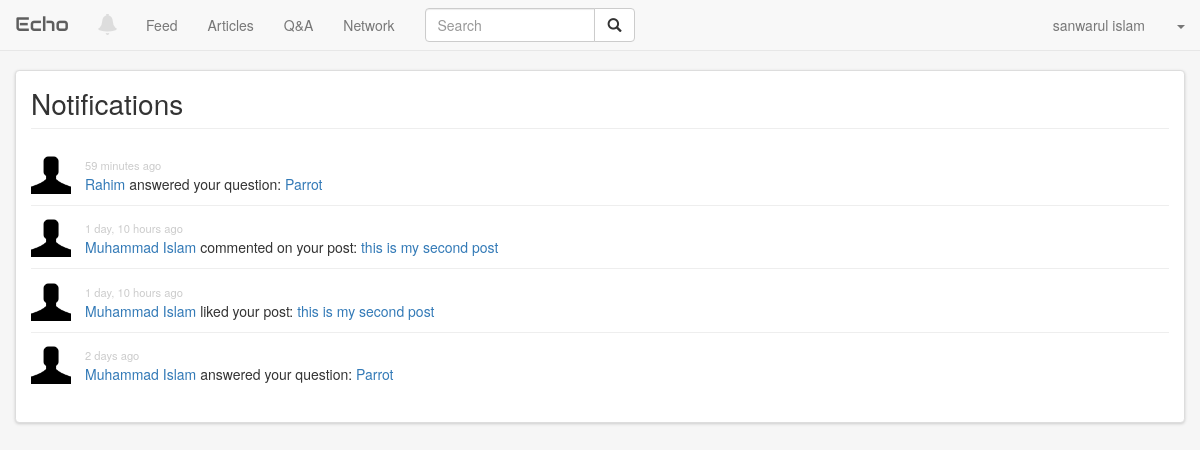
The app's page /notifications/ (signed in) with its own data.
### authentication/models.py (models this page shows, shortened)
class Profile(models.Model):
    user        = models.OneToOneField(User, on_delete=models.CASCADE)
    url         = models.CharField(max_length=50, null=True, blank=True)
    location    = models.CharField(max_length=50, null=True, blank=True)
    job_title   = models.CharField(max_length=50, null=True, blank=True)
    picture_url = models.CharField(max_length=120, null=True, blank=True)
    def get_picture(self):
        if not self.picture_url:
            no_picture = '/static/img/user.png'
            return no_picture
        return self.picture_url
    def get_screen_name(self):
        if self.user.get_full_name():
            return self.user.get_full_name()
        return self.user.username

### activities/models.py (models this page shows, shortened)
class Notification(models.Model):
    LIKED           = 'L'
    COMMENTED       = 'C'
    FAVORITED       = 'F'
    ANSWERED        = 'A'
    ACCEPTED_ANSWER = 'W'
    EDITED_ARTICLE  = 'E'
    ALSO_COMMENTED  = 'S'
    NOTIFICATION_TYPES = (
        (LIKED, 'Liked'),
        (COMMENTED, 'Commented'),
        (FAVORITED, 'Favorited'),
        (ANSWERED, 'Answered'),
        (ACCEPTED_ANSWER, 'Accepted Answer'),
        (EDITED_ARTICLE, 'Edited Article'),
        (ALSO_COMMENTED, 'Also Commented'),
    )
    _LIKED_TEMPLATE = (
        '<a href="/{0}/">{1}</a> %s <a href="/feeds/{2}/">{3}</a>'
    ) % _('liked your post:')
    _COMMENTED_TEMPLATE = (
        '<a href="/{0}/">{1}</a> %s <a href="/feeds/{2}/">{3}</a>'
    ) % _('commented on your post:')
    _FAVORITED_TEMPLATE = (
        '<a href="/{0}/">{1}</a> %s <a href="/questions/{2}/">{3}</a>'
    ) % _('favorited your question:')
    _ANSWERED_TEMPLATE = (
        '<a href="/{0}/">{1}</a> %s <a href="/questions/{2}/">{3}</a>'
    ) % _('answered your question:')
    _ACCEPTED_ANSWER_TEMPLATE = (
        '<a href="/{0}/">{1}</a> %s <a href="/questions/{2}/">{3}</a>'
    ) % _('accepted your answer: ')
    _EDITED_ARTICLE_TEMPLATE = (
        '<a href="/{0}/">{1}</a> %s <a href="/article/{2}/">{3}</a>'
    ) % _('edited your article:')
    _ALSO_COMMENTED_TEMPLATE = (
        '<a href="/{0}/">{1}</a> %s <a href="/feeds/{2}/">{3}</a>'
    ) % _('also commentend on the post:')
    from_user         = models.ForeignKey(User, related_name='+', on_delete=models.CASCADE)
    to_user           = models.ForeignKey(User, related_name='+', on_delete=models.CASCADE)
    date              = models.DateTimeField(auto_now_add=True)
    feed              = models.ForeignKey('feeds.Feed', null=True, blank=True, on_delete=models.CASCADE)
    question          = models.ForeignKey('questions.Question', null=True, blank=True, on_delete=models.CASCADE)
    answer            = models.ForeignKey('questions.Answer', null=True, blank=True, on_delete=models.CASCADE)
    article           = models.ForeignKey('articles.Article', null=True, blank=True, on_delete=models.CASCADE)
    notification_type = models.CharField(max_length=1,
                                         choices=NOTIFICATION_TYPES)
    is_read = models.BooleanField(default=False)
    class Meta:
        verbose_name        = 'Notification'
        verbose_name_plural = 'Notifications'
        ordering            = ('-date',)
    def __str__(self):
        if self.notification_type == self.LIKED:
            return self._LIKED_TEMPLATE.format(
                escape(self.from_user.username),
                escape(self.from_user.profile.get_screen_name()),
                self.feed.pk,
                escape(self.get_summary(self.feed.post))
            )
        elif self.notification_type == self.COMMENTED:
            return self._COMMENTED_TEMPLATE.format(
                escape(self.from_user.username),
                escape(self.from_user.profile.get_screen_name()),
                self.feed.pk,
                escape(self.get_summary(self.feed.post))
            )
        elif self.notification_type == self.ANSWERED:
            return self._ANSWERED_TEMPLATE.format(
                escape(self.from_user.username),
                escape(self.from_user.profile.get_screen_name()),
                self.question.pk,
                escape(self.get_summary(self.question.title))
            )
        return 'Ooops! Something went wrong.'
    def get_summary(self, value):
        summary_size = 50
        if len(value) > summary_size:
            return f'{value[:summary_size]}...'
        return value

### questions/models.py (models this page shows, shortened)
class Question(models.Model):
    user = models.ForeignKey(User, on_delete=models.CASCADE)
    title = models.CharField(max_length=255)
    description = models.TextField(max_length=2000)
    create_date = models.DateTimeField(auto_now_add=True)
    update_date = models.DateTimeField(auto_now_add=True)
    favorites = models.IntegerField(default=0)
    has_accepted_answer = models.BooleanField(default=False)
    class Meta:
        verbose_name = 'Question'
        verbose_name_plural = 'Questions'
        ordering = ('-update_date',)

### feeds/models.py (models this page shows, shortened)
class Feed(models.Model):
    user = models.ForeignKey(User, on_delete=models.CASCADE)
    date = models.DateTimeField(auto_now_add=True)
    post = models.TextField(max_length=255)
    parent = models.ForeignKey('Feed', null=True, blank=True, on_delete=models.CASCADE)
    likes = models.IntegerField(default=0)
    comments = models.IntegerField(default=0)
    class Meta:
        verbose_name = _('Feed')
        verbose_name_plural = _('Feeds')
        ordering = ('-date',)

### activities/views.py (the view)
# urls.py: url(r'^notifications/', include('activities.urls')),
@login_required
def notifications(request):
    user = request.user
    all_notifications = Notification.objects.filter(to_user=user)
    all_notifications.update(is_read=True)
    context = {'notifications': all_notifications}
    return render(request, 'activities/notifications.html', context)

### activities/templates/activities/notifications.html (shortened to what this page needs)
{% extends 'base.html' %}
{% load i18n %}
{% load staticfiles %}
{% load humanize %}
{% block head %}
  <link href="{% static 'css/notifications.css' %}" rel="stylesheet">
{% endblock head %}
{% block main %}
  <div class="page-header">
    <h1>{% trans 'Notifications' %}</h1>
  </div>
  <ul class="all-notifications">
    {% for notification in notifications %}
      <li class="clearfix">
        <a href="{% url 'profile' notification.from_user.username %}"><img src="{{ notification.from_user.profile.get_picture }}" class="user-picture"></a>
        <div>
          <small>{{ notification.date|naturaltime }}</small>
          <p>{{ notification|safe }}</p>
        </div>
      </li>
    {% empty %}
      <li>{% trans 'You have no notification' %}</li>
    {% endfor %}
  </ul>
{% endblock main %}

### echo/templates/base.html (shortened to what this page needs)
{% load i18n %}
{% load staticfiles %}
<!DOCTYPE html>
<html lang="{% get_current_language as LANGUAGE_CODE %}">
<head>
    <link href="https://cdn.bootcss.com/bootstrap/3.3.7/css/bootstrap.min.css" rel="stylesheet">
    <link href="{% static 'css/bootcamp.css' %}" rel="stylesheet">
    {% block head %}
    {% endblock head %}
</head>
<body>
{% block body %}
    <header>
        <nav class="navbar navbar-default navbar-fixed-top" role="navigation">
            <div class="container-fluid">
                <div class="navbar-header">
                    <a class="navbar-brand" href="{% url 'home' %}">Echo</a>
                </div>
                <div class="collapse navbar-collapse" id="menu">
                    <ul class="nav navbar-nav">
                        {% if not user.is_anonymous %}
                            <li>
                                <a href="{% url 'notifications' %}" id="notifications" data-container="body" data-toggle="popover"
                                   data-placement="bottom" title="{% trans 'Notifications' %}">
                                    <span class="glyphicon glyphicon-bell"></span>
                                </a>
                            </li>
                        {% endif %}
                        <li><a href="{% url 'feeds' %}">{% trans 'Feed' %}</a></li>
                        <li><a href="{% url 'articles' %}">{% trans 'Articles' %}</a></li>
                        <li><a href="{% url 'questions' %}">{% trans 'Q&A' %}</a></li>
                        <li><a href="{% url 'network' %}">{% trans 'Network' %}</a></li>
                    </ul>
                    {% if not hide_search %}
                        <form class="navbar-form navbar-left" role="search" action="{% url 'search' %}">
                            <div class="input-group" style="width:210px">
                                <input type="text" class="form-control" name="q" placeholder="{% trans 'Search' %}">
                    <span class="input-group-btn">
                      <button type="submit" class="btn btn-default"><span class="glyphicon glyphicon-search"></span>
                      </button>
                    </span>
                            </div>
                        </form>
                    {% endif %}
                    <ul class="nav navbar-nav navbar-right">
                        {% if not user.is_anonymous %}
                            <li><a href="{% url 'profile' user.username %}">{{ user.profile.get_screen_name }}</a></li>
                            <li class="dropdown">
                                <a href="#" class="dropdown-toggle" data-toggle="dropdown"><b class="caret"></b></a>
                            </li>
                        {% else %}
                            <li><a href="{% url 'signup' %}">{% trans 'Sign up' %}</a></li>
                            <li><a href="{% url 'login' %}">{% trans 'Log in' %}</a></li>
                        {% endif %}
                    </ul>
                </div>
            </div>
        </nav>
    </header>
    <main>
        <div class="container">
            {% block main %}
            {% endblock main %}
        </div>
    </main>
{% endblock body %}
</body>
</html>

### echo/static/css/bootcamp.css (style rules this page uses)
body { background-color: #f6f6f6; padding-top: 70px; }
header .navbar-brand { font-size: 1.4em; font-weight: 200; font-family: "Audiowide", cursive; }
main .container { margin-bottom: 2em; border: 1px solid #ddd; background-color: #ffffff; padding-top: 1.2em; padding-bottom: 1.2em; border-radius: .3em; box-shadow: 0 1px 3px #cccccc; }
.page-header { margin: 0; }
.page-header h1 { margin: 0; font-weight: 100; font-size: 2em; }
#notifications { font-size: 1.5em; padding: 13px; color: #dddddd; }

### activities/static/css/notifications.css (style rules this page uses)
ul.all-notifications { padding: 0; margin-top: 1em; }
ul.all-notifications li { list-style: none; border-bottom: 1px solid #eeeeee; padding: .8em 0; }
ul.all-notifications li:last-child { border-bottom: none; }
ul.all-notifications li small { color: #cccccc; font-size: .8em; }
ul.all-notifications li p { margin: 0; }
ul.all-notifications li div { margin-left: 40px; padding-left: 1em; }
ul.all-notifications .user-picture { width: 40px; float: left; }

### records on screen
Notification: date "59 minutes ago", notification_type+from_user+question "Rahim answered your question: Parrot"
Notification: date "1 day, 10 hours ago", notification_type+from_user+feed "Muhammad Islam commented on your post: this is my second post"
Notification: date "1 day, 10 hours ago", notification_type+from_user+feed "Muhammad Islam liked your post: this is my second post"
Notification: date "2 days ago", notification_type+from_user+question "Muhammad Islam answered your question: Parrot"

### other values on screen
{{ user.profile.get_screen_name }} "sanwarul islam"
